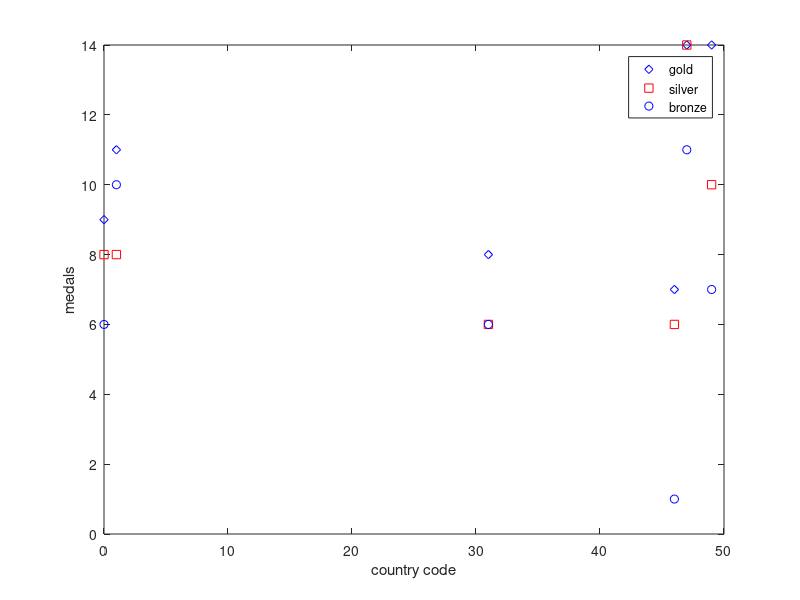

MATLAB code for this plot:
% Name: Andrew Pang
% Date: 22 MAR 2019
% Task 3 : Winter Olympics

%create row vector for values of country codes and their respective medals
cc = [ 1 47 0 46 49 31 ];
gold = [ 11 14 9 7 14 8 ];
silv = [ 8 14 8 6 10 6 ];
bron = [ 10 11 6 1 7 6];

%plots no of gold medals against country code 
plot(cc,gold,'bd');

%hold onto the current graph to plot other values
hold on;

%plots no of silver and bronze medals against country code 
plot(cc,silv,'rs');
plot(cc,bron,'bo');

%labels the axes and adds a legend
xlabel('country code');
ylabel('medals');
legend('gold','silver','bronze','Northwest');

hold off;

%sums all the matrices containing no of medals into one matrix
tota = gold + silv + bron;

%finds the value of the largest no. of medals and its position
[max_medals, max_pos] = max(tota);

%Output max no. of medals and its corresponding country code
disp(max_medals)
max_country = cc(max_pos)
